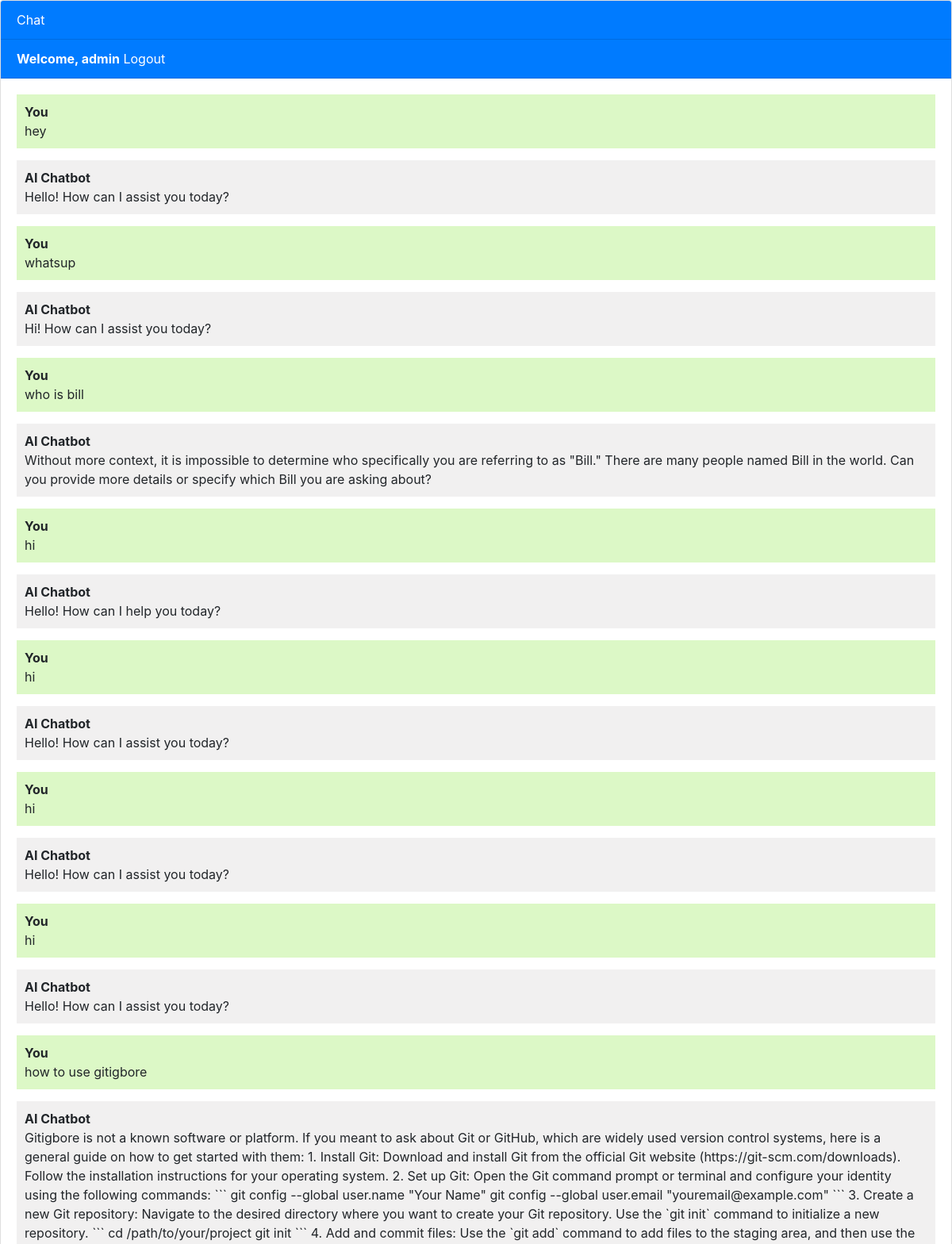
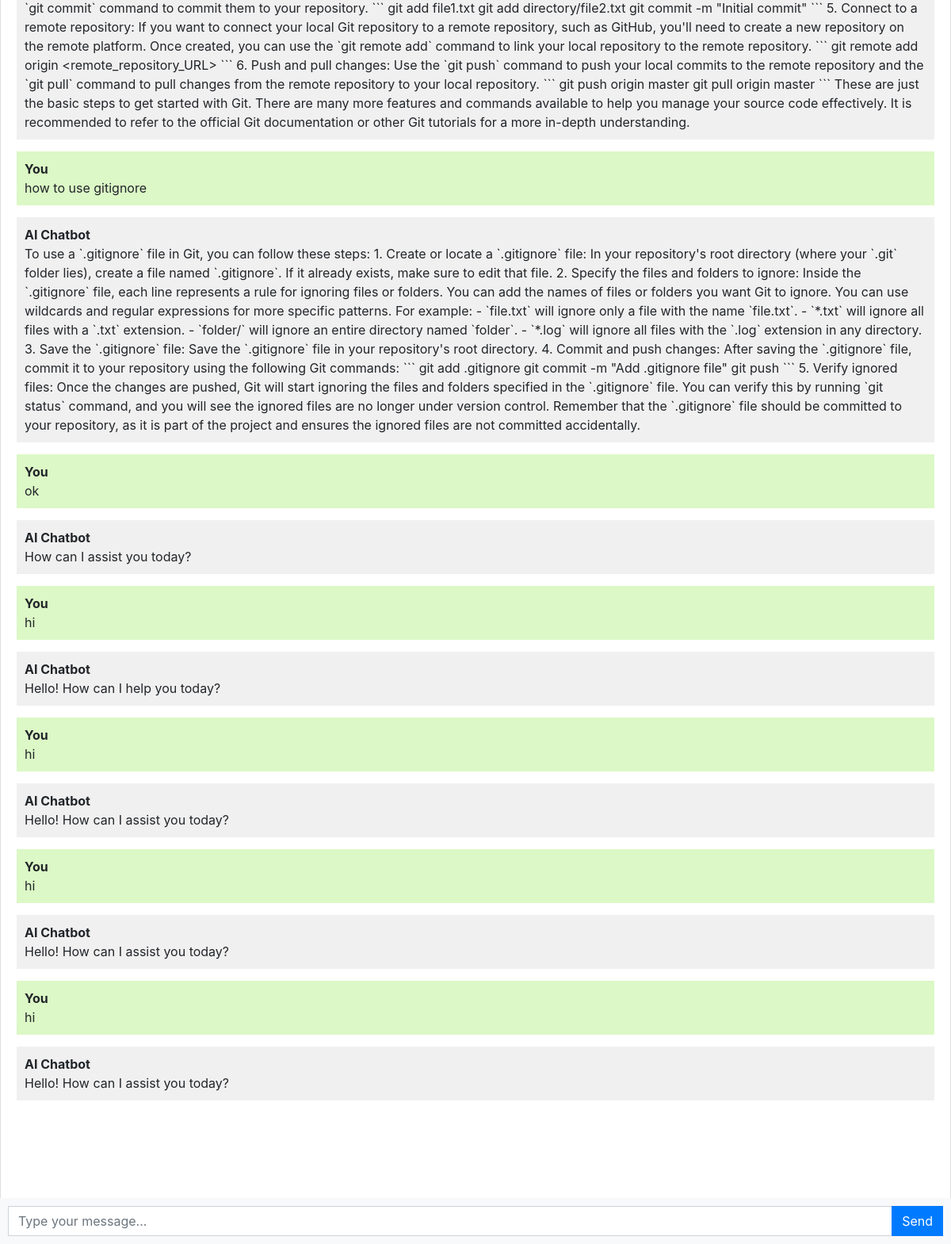
Screenshot of / (signed in) with the database file from the repository (2 pictures, top to bottom).
### chatbot/models.py (models this page shows, shortened)
class Chat(models.Model):
    user = models.ForeignKey(User, on_delete=models.CASCADE)
    message = models.TextField()
    response = models.TextField()
    created_at = models.DateTimeField(auto_now_add=True)

### chatbot/views.py (the view)
# urls.py: path('', views.chatbot, name='chatbot'),
def chatbot(request):
    chats = Chat.objects.filter(user=request.user)
    if request.method == 'POST':
        message = request.POST.get('message')
        response = ask_openai(message)
        chat = Chat(user=request.user, message=message, response=response, created_at=timezone.now())
        chat.save()
        return JsonResponse({'message': message, 'response': response})
    return render(request, 'chatbot.html', {'chats': chats})

### templates/chatbot.html (shortened to what this page needs)
{% extends 'base.html' %}
{% block content %}
<div class="chat-container">
  <div class="card flex-grow-1">
    <div class="card-header bg-primary text-white">Chat</div>
    {% if user.is_authenticated %}
    <div class="card-header bg-primary text-white"><b>Welcome, {{ user.username }}</b> <a style='color: white' href='logout'>Logout</a></div>
    {% else %}
    <div class="card-header bg-primary text-white"><a style='color: white' href='login'>Login</a> <a style='color: white' href='register'>Register</a></div>
    {% endif %}
    <div class="card-body messages-box">
      <ul class="list-unstyled messages-list">
        {% for chat in chats %}
          {% if chat.user == request.user %}
            <li class="message sent">
              <div class="message-text">
                <div class="message-sender">
                  <b>You</b>
                </div>
                <div class="message-content">
                  {{chat.message}}
                </div>
              </div>
            </li>
            <li class="message received">
              <div class="message-text">
                <div class="message-sender">
                  <b>AI Chatbot</b>
                </div>
                <div class="message-content">
                  {{chat.response}}
                </div>
              </div>
            </li>
          {% endif %}
        {% endfor %}
      </ul>
    </div>
    <br><br>
    <br><br>
    <br><br>
  </div>
  <form class="message-form">
    <div class="input-group">
      <input type="text" class="form-control message-input" placeholder="Type your message...">
      <div class="input-group-append">
        <button type="submit" class="btn btn-primary btn-send">Send</button>
      </div>
    </div>
  </form>
</div>
{% endblock %}

### templates/base.html (shortened to what this page needs)
<!DOCTYPE html>
<html lang="en">
  <head>
    <link rel="stylesheet" href="https://stackpath.bootstrapcdn.com/bootstrap/4.3.1/css/bootstrap.min.css">
  </head>
  <body>
    {% block content %}{% endblock %}
  </body>
</html>

### templates/chatbot.html (style rules this page uses)
body, html { height: 100%; }
.messages-box { flex: 1; overflow-y: auto; }
.messages-list { padding-left: 0; }
.message { margin-bottom: 15px; list-style: none; }
.message-text { padding: 10px; border-radius: 5px; }
.sent { background-color: #dcf8c6; align-self: flex-end; }
.received { background-color: #f1f0f0; align-self: flex-start; }
.message-form { display: flex; position: fixed; bottom: 0; left: 0; right: 0; padding: 10px; background-color: #f8f9fa; }
.message-input { flex: 1; border-radius: 0; border-right: none; }
.btn-send { border-radius: 0; }
.chat-container { height: 100%; display: flex; flex-direction: column; }

### rows the page displays
Chat: message "hey", response "Hello! How can I assist you today?"
Chat: message "whatsup", response "Hi! How can I assist you today?"
Chat: message "who is bill", response "Without more context, it is impossible to determine who specifically you are referring to as \"Bill.\" There are many people named Bill in the world. Can you provide more details or specify which Bill you are asking about?"
Chat: message "hi", response "Hello! How can I help you today?"
Chat: message "hi", response "Hello! How can I assist you today?"
Chat: message "hi", response "Hello! How can I assist you today?"
Chat: message "hi", response "Hello! How can I assist you today?"
Chat: message "how to use gitigbore", response "Gitigbore is not a known software or platform. If you meant to ask about Git or GitHub, which are widely used version control systems, here is a general guide on how to get started with them: 1. Install Git: Download and install Git from the official Git website (https://git-scm.com/downloads). Follow the installation instructions for your operating system. 2. Set up Git: Open the Git command prompt or terminal and configure your identity using the following commands: ``` git config --global user.name \"Your Name\" git config --global user.email \"youremail@example.com\" ``` 3. Create a new Git repository: Navigate to the desired directory where you want to create your Git repository. Use the…"
Chat: message "how to use gitignore", response "To use a `.gitignore` file in Git, you can follow these steps: 1. Create or locate a `.gitignore` file: In your repository's root directory (where your `.git` folder lies), create a file named `.gitignore`. If it already exists, make sure to edit that file. 2. Specify the files and folders to ignore: Inside the `.gitignore` file, each line represents a rule for ignoring files or folders. You can add the names of files or folders you want Git to ignore. You can use wildcards and regular expressions for more specific patterns. For example: - `file.txt` will ignore only a file with the name `file.txt`. - `*.txt` will ignore all files with a `.txt` extension. - `folder/` will ignore an entire…"
Chat: message "ok", response "How can I assist you today?"
Chat: message "hi", response "Hello! How can I help you today?"
Chat: message "hi", response "Hello! How can I assist you today?"
Chat: message "hi", response "Hello! How can I assist you today?"
Chat: message "hi", response "Hello! How can I assist you today?"

### other values shown
{{ user.username }} "admin"
